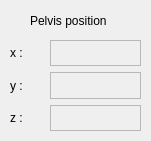
    <widget class="QFrame" name="frame_12">
     <property name="geometry">
      <rect>
       <x>670</x>
       <y>320</y>
       <width>151</width>
       <height>141</height>
      </rect>
     </property>
     <property name="frameShape">
      <enum>QFrame::NoFrame</enum>
     </property>
     <property name="frameShadow">
      <enum>QFrame::Raised</enum>
     </property>
     <widget class="QWidget" name="verticalLayoutWidget_26">
      <property name="geometry">
       <rect>
        <x>50</x>
        <y>40</y>
        <width>91</width>
        <height>91</height>
       </rect>
      </property>
      <layout class="QVBoxLayout" name="verticalLayout_6">
       <item>
        <widget class="QLabel" name="label_13">
         <property name="autoFillBackground">
          <bool>false</bool>
         </property>
         <property name="frameShape">
          <enum>QFrame::StyledPanel</enum>
         </property>
         <property name="text">
          <string/>
         </property>
        </widget>
       </item>
       <item>
        <widget class="QLabel" name="label_21">
         <property name="frameShape">
          <enum>QFrame::StyledPanel</enum>
         </property>
         <property name="text">
          <string/>
         </property>
        </widget>
       </item>
       <item>
        <widget class="QLabel" name="label_91">
         <property name="frameShape">
          <enum>QFrame::StyledPanel</enum>
         </property>
         <property name="text">
          <string/>
         </property>
        </widget>
       </item>
      </layout>
     </widget>
     <widget class="QWidget" name="verticalLayoutWidget_27">
      <property name="geometry">
       <rect>
        <x>10</x>
        <y>40</y>
        <width>31</width>
        <height>91</height>
       </rect>
      </property>
      <layout class="QVBoxLayout" name="verticalLayout_21">
       <item>
        <widget class="QLabel" name="label_92">
         <property name="text">
          <string>x :</string>
         </property>
        </widget>
       </item>
       <item>
        <widget class="QLabel" name="label_93">
         <property name="text">
          <string>y :</string>
         </property>
        </widget>
       </item>
       <item>
        <widget class="QLabel" name="label_94">
         <property name="text">
          <string>z :</string>
         </property>
        </widget>
       </item>
      </layout>
     </widget>
     <widget class="QLabel" name="label_95">
      <property name="geometry">
       <rect>
        <x>30</x>
        <y>10</y>
        <width>91</width>
        <height>21</height>
       </rect>
      </property>
      <property name="text">
       <string>Pelvis position</string>
      </property>
     </widget>
    </widget>
